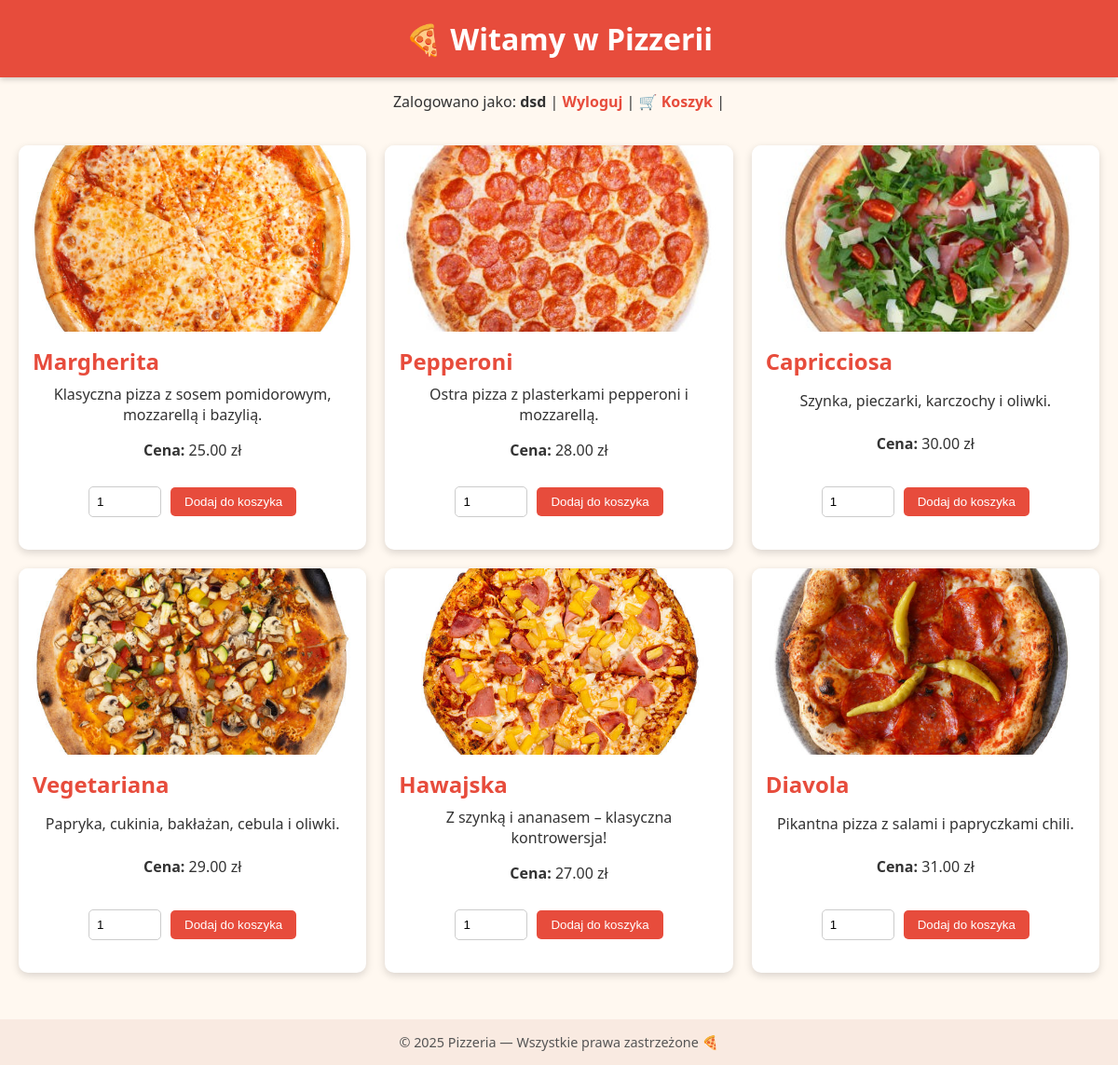
The app's page / (signed in) with its own data.
### tables this page shows
CREATE TABLE `pizzas` (
  `pizza_id` int(11) NOT NULL,
  `name` varchar(100) NOT NULL,
  `base_price` decimal(10,2) NOT NULL,
  `description` text DEFAULT NULL,
  `image_url` varchar(255) DEFAULT NULL
);

### index.php (the view, shortened to what this page needs)
<?php
require 'db.php';
$pizzaQuery = mysqli_query($conn, "SELECT * FROM Pizzas ORDER BY pizza_id");
$pizzas = [];
while ($row = mysqli_fetch_assoc($pizzaQuery)) {
    $pizzas[] = $row;
}
?>
<!DOCTYPE html>
<html lang="pl">
<head>
</head>
<body>
<h1>🍕 Witamy w Pizzerii</h1>
<?php if (!isset($_SESSION['user'])): ?>
<form method="POST">
    <label>Login: <input type="text" name="nazwa" required></label>
    <label>Hasło: <input type="password" name="haslo" required></label>
    <button type="submit">Zaloguj</button>
</form>
<?php if (isset($error)) echo "<p class='error'>$error</p>"; ?>
<p>Nie masz konta? <a href="register.php">Zarejestruj się</a></p>
<?php else: ?>
<p>Zalogowano jako: <strong><?= htmlspecialchars($_SESSION['user']) ?></strong> |
<a href="logout.php">Wyloguj</a> |
<a href="cart.php">🛒 Koszyk</a> |
</p>
<?php endif; ?>
<div class="pizza-list">
<?php foreach ($pizzas as $pizza): ?>
<div class="pizzy">
    <img src="images/<?= htmlspecialchars($pizza['image_url']) ?>" alt="<?= htmlspecialchars($pizza['name']) ?>">
    <div class="pizza-info">
        <h2><?= htmlspecialchars($pizza['name']) ?></h2>
        <p><?= htmlspecialchars($pizza['description']) ?></p>
        <p><strong>Cena:</strong> <?= number_format($pizza['base_price'],2) ?> zł</p>
        <form action="add_to_cart.php" method="POST">
            <input type="number" name="quantity" value="1" min="1" style="width:60px;">
            <button type="submit">Dodaj do koszyka</button>
        </form>
    </div>
</div>
<?php endforeach; ?>
</div>
<footer>
© <?= date('Y') ?> Pizzeria — Wszystkie prawa zastrzeżone 🍕
</footer>
</body>
</html>

### index.php (style rules this page uses)
body { font-family: 'Segoe UI', Arial, sans-serif; margin:0; background:#fff8f0; color:#333; }
h1 { text-align:center; background:#e74c3c; color:white; padding:20px; margin:0; font-size:2em; box-shadow:0 2px 6px rgba(0,0,0,0.2); }
p { text-align:center; margin-top:15px; }
a { color:#e74c3c; text-decoration:none; font-weight:bold; }
form { display:flex; justify-content:center; align-items:center; gap:10px; margin:20px auto; }
form input[type="text"], form input[type="password"], form input[type="number"] { padding:8px; border-radius:5px; border:1px solid #ccc; }
form button { background:#e74c3c; color:white; border:none; border-radius:5px; padding:8px 15px; cursor:pointer; transition:0.2s; }
.pizza-list { display:grid; grid-template-columns:repeat(auto-fit, minmax(280px, 1fr)); gap:20px; padding:20px; max-width:1200px; margin:0 auto; }
.pizzy { display:flex; flex-direction:column; background:white; border-radius:10px; box-shadow:0 3px 8px rgba(0,0,0,0.15); overflow:hidden; transition:0.2s; }
img { width:100%; height:200px; object-fit:cover; }
.pizza-info { padding:15px; flex:1; display:flex; flex-direction:column; justify-content:space-between; }
.pizza-info h2 { margin:0; color:#e74c3c; }
.pizza-info p { margin:8px 0; }
.pizza-info strong { color:#333; }
footer { text-align:center; padding:15px; background:#f9eae1; color:#555; margin-top:30px; font-size:0.9em; }

### records on screen
pizzas: image_url (picture), name "Margherita", description "Klasyczna pizza z sosem pomidorowym, mozzarellą i bazylią.", base_price "25.00"
pizzas: image_url (picture), name "Pepperoni", description "Ostra pizza z plasterkami pepperoni i mozzarellą.", base_price "28.00"
pizzas: image_url (picture), name "Capricciosa", description "Szynka, pieczarki, karczochy i oliwki.", base_price "30.00"
pizzas: image_url (picture), name "Vegetariana", description "Papryka, cukinia, bakłażan, cebula i oliwki.", base_price "29.00"
pizzas: image_url (picture), name "Hawajska", description "Z szynką i ananasem – klasyczna kontrowersja!", base_price "27.00"
pizzas: image_url (picture), name "Diavola", description "Pikantna pizza z salami i papryczkami chili.", base_price "31.00"

### other values on screen
$_SESSION['user'] "dsd"
